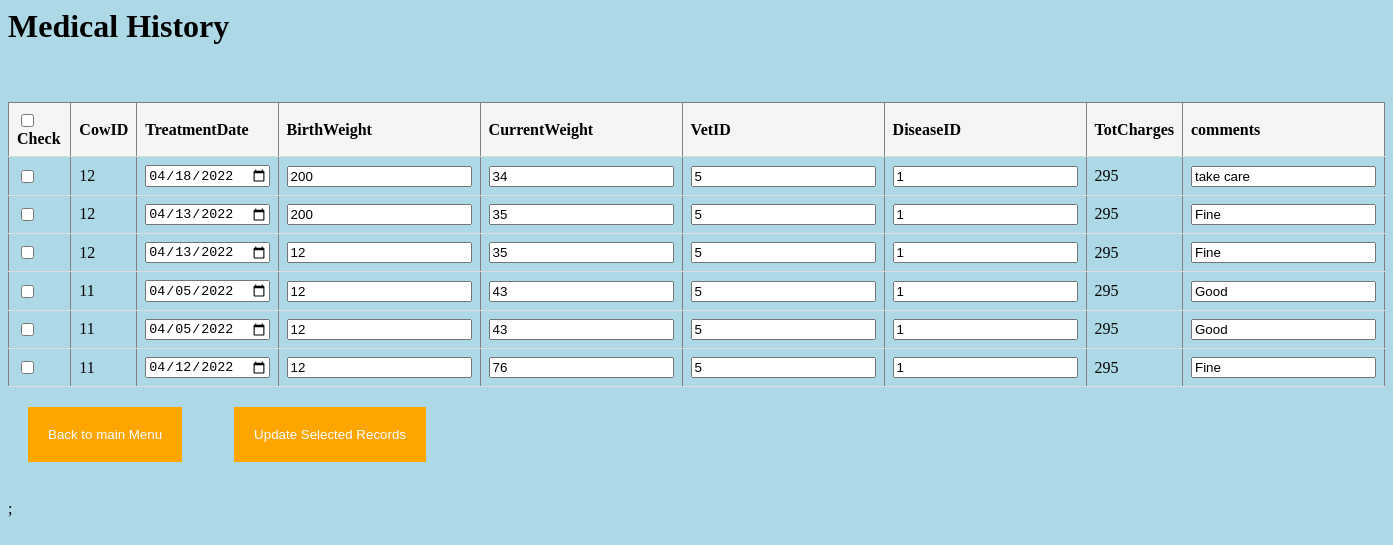
Screenshot of /Medical/UpdateHistory.php with the database file from the repository.
### tables this page shows
CREATE TABLE `MedicalHistory` (
  `TreatmentID` int(11) NOT NULL,
  `CowID` int(11) NOT NULL,
  `TreatmentDate` date NOT NULL,
  `BirthWeight` int(11) NOT NULL,
  `CurrentWeight` int(11) NOT NULL,
  `VetID` int(11) NOT NULL,
  `DiseaseID` int(11) NOT NULL,
  `TotCharges` int(11) NOT NULL,
  `Comments` text NOT NULL
);

### Medical/UpdateHistory.php (the view, shortened to what this page needs)
<?php include '../dbconnect.php'; ?>
<div class='container'>
<h1>Medical History</h1>
<br><br>
<form method='post' action=''>
   <table border='1' style='border-collapse: collapse;' >
     <tr style='background: whitesmoke;'>
       <th><input type='checkbox' TreatmentID='checkAll' > Check</th>
       <th>CowID</th>
       <th>TreatmentDate</th>
       <th>BirthWeight</th>
       <th>CurrentWeight</th>
       <th>VetID</th>
       <th>DiseaseID</th>
       <th>TotCharges</th>
       <th>comments</th>
     </tr>
     <?php
     $query = "SELECT * FROM medicalhistory";
     $result = mysqli_query($con,$query);
     while($row = mysqli_fetch_array($result) ){
       $TreatmentID = $row['TreatmentID'];
       $CowID = $row['CowID'];
       $TreatmentDate = $row['TreatmentDate'];
       $BirthWeight = $row['BirthWeight'];
       $CurrentWeight = $row['CurrentWeight'];
       $VetID = $row['VetID'];
       $DiseaseID = $row['DiseaseID'];
       $TotCharges = $row['TotCharges'];
       $Comments = $row['Comments'];
     ?>
       <tr>
         <td><input type='checkbox' name='update[]' value='<?= $TreatmentID ?>' ></td>
         <td><?= $CowID ?></td>
         <td><input type='date' name='TreatmentDate_<?= $TreatmentID ?>' value='<?= $TreatmentDate ?>' ></td>
         <td><input type='number' name='BirthWeight_<?= $TreatmentID ?>' value='<?= $BirthWeight ?>' ></td>
         <td><input type='number' name='CurrentWeight_<?= $TreatmentID ?>' value='<?= $CurrentWeight ?>' ></td>
         <td><input type='number' name='VetID_<?= $TreatmentID ?>' value='<?= $VetID ?>' ></td>
         <td><input type='number' name='DiseaseID_<?= $TreatmentID ?>' value='<?= $DiseaseID ?>' ></td>
         <td><?= $TotCharges ?></td>
         <td><input type='text' name='Comments_<?= $TreatmentID ?>' value='<?= $Comments ?>' ></td>
       </tr>
     <?php
     }
     ?>
   </table>
   <input type='submit' value='Back to main Menu' name='Main' >&nbsp;&nbsp;
    <input type='submit' value='Update Selected Records' name='but_update'>&nbsp;&nbsp;<br><br>;
 </form>
</div>

### Medical/UpdateHistory.php (style rules this page uses)
table { border-collapse: collapse; width: 100%; }
th, td { padding: 8px; text-align: left; border-bottom: 1px solid #ddd; }
input[type= submit] { background-color: orange; border: none; text-decoration: none; color: white; padding: 20px 20px; margin: 20px 20px; cursor: pointer; }

### rows the page displays
medicalhistory: CowID "12", TreatmentDate "04/18/2022", BirthWeight "200", CurrentWeight "34", VetID "5", DiseaseID "1", TotCharges "295", Comments "take care"
medicalhistory: CowID "12", TreatmentDate "04/13/2022", BirthWeight "200", CurrentWeight "35", VetID "5", DiseaseID "1", TotCharges "295", Comments "Fine"
medicalhistory: CowID "12", TreatmentDate "04/13/2022", TreatmentID+BirthWeight "12", CurrentWeight "35", VetID "5", DiseaseID "1", TotCharges "295", Comments "Fine"
medicalhistory: CowID "11", TreatmentDate "04/05/2022", BirthWeight "12", CurrentWeight "43", VetID "5", DiseaseID "1", TotCharges "295", Comments "Good"
medicalhistory: CowID "11", TreatmentDate "04/05/2022", BirthWeight "12", CurrentWeight "43", VetID "5", DiseaseID "1", TotCharges "295", Comments "Good"
medicalhistory: CowID "11", TreatmentDate "04/12/2022", BirthWeight "12", CurrentWeight "76", VetID "5", DiseaseID "1", TotCharges "295", Comments "Fine"
